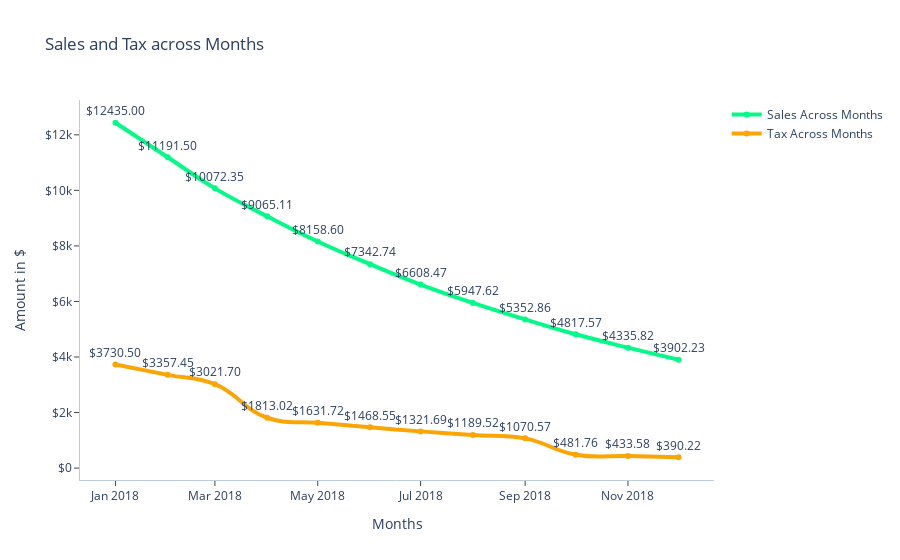

The notebook cell this image was saved under:
### Code cell
fig = go.Figure(
   data=[
     go.Scatter(
         x=df['Months'],
         y=df['Sales'],
         mode='lines+markers+text',
         name='Sales Across Months',
         text=df['Sales'],
         texttemplate="%{y:$.2f}",
         textposition = "top center", # here the text position
         line=dict(
             color='#04FA87',
             width=4,
             shape='spline',
             smoothing= 1.3
         )
     ),
     go.Scatter(
         x=df['Months'],
         y=df['final_tax'],
         mode='lines+markers+text',
         name='Tax Across Months',
         text=df['final_tax'],
         texttemplate="%{y:$.2f}",
         textposition = "top center", # here the text position
         #visible='legendonly',
         line=dict(
             color='#FBA504',
             #dash='dash',
             width=4,
             shape='spline',
             smoothing=1.3
         )  
     )
   ],
   layout=go.Layout(
       title='Sales and Tax across Months',
       hovermode='x'
   )
)
fig.update_layout(xaxis_ticks='outside', #Adding Tick Marks on X axis
                  yaxis_ticks='outside', #Adding Tick Marks on Y axis
                  yaxis_tickprefix = '$', #Adds $ as Prefix
                  paper_bgcolor='rgba(0,0,0,0)',#Transparent Paper BG color
                  plot_bgcolor='rgba(0,0,0,0)', #Transparent Plot BG color
                  xaxis=dict(
                            title="Months",
                            linecolor="#BCCCDC",  # Sets color of X-axis line
                            showgrid=False  # Removes X-axis grid lines
                            ),
                  yaxis=dict(
                            title="Amount in $",  
                            linecolor="#BCCCDC",  # Sets color of Y-axis line
                            showgrid=False,  # Removes Y-axis grid lines    
                            ),
                  #showlegend=False # Remove Legends
                 )
#fig.for_each_trace(lambda t: fig.add_annotation(
#    x=t.x[-1], y=t.y[-1], text=t.name, 
#    font_color=t.line.color,
#    ax=5, ay=0, xanchor="left", showarrow=False
#))
pyo.iplot(fig)

### Figure 1 — Plotly figure (JSON) as saved in the notebook; plotly's stock layout.template omitted (floating-point values rounded to 4 significant figures)
{"data": [{"line": {"color": "#04FA87", "shape": "spline", "smoothing": 1.3, "width": 4}, "mode": "lines+markers+text", "name": "Sales Across Months", "text": [12435, 11190.0, 10070.0, 9065.0, 8159.0, 7343.0, 6608.0, 5948.0, 5353.0, 4818.0, 4336.0, 3902.0], "textposition": "top center", "texttemplate": "%{y:$.2f}", "type": "scatter", "x": ["2018-01", "2018-02", "2018-03", "2018-04", "2018-05", "2018-06", "2018-07", "2018-08", "2018-09", "2018-10", "2018-11", "2018-12"], "y": [12435, 11190.0, 10070.0, 9065.0, 8159.0, 7343.0, 6608.0, 5948.0, 5353.0, 4818.0, 4336.0, 3902.0]}, {"line": {"color": "#FBA504", "shape": "spline", "smoothing": 1.3, "width": 4}, "mode": "lines+markers+text", "name": "Tax Across Months", "text": [3730.0, 3357.0, 3022.0, 1813.0, 1632.0, 1469.0, 1322.0, 1190.0, 1071.0, 481.8, 433.6, 390.2], "textposition": "top center", "texttemplate": "%{y:$.2f}", "type": "scatter", "x": ["2018-01", "2018-02", "2018-03", "2018-04", "2018-05", "2018-06", "2018-07", "2018-08", "2018-09", "2018-10", "2018-11", "2018-12"], "y": [3730.0, 3357.0, 3022.0, 1813.0, 1632.0, 1469.0, 1322.0, 1190.0, 1071.0, 481.8, 433.6, 390.2]}], "layout": {"hovermode": "x", "paper_bgcolor": "rgba(0,0,0,0)", "plot_bgcolor": "rgba(0,0,0,0)", "title": {"text": "Sales and Tax across Months"}, "xaxis": {"linecolor": "#BCCCDC", "showgrid": false, "ticks": "outside", "title": {"text": "Months"}}, "yaxis": {"linecolor": "#BCCCDC", "showgrid": false, "tickprefix": "$", "ticks": "outside", "title": {"text": "Amount in $"}}}}
